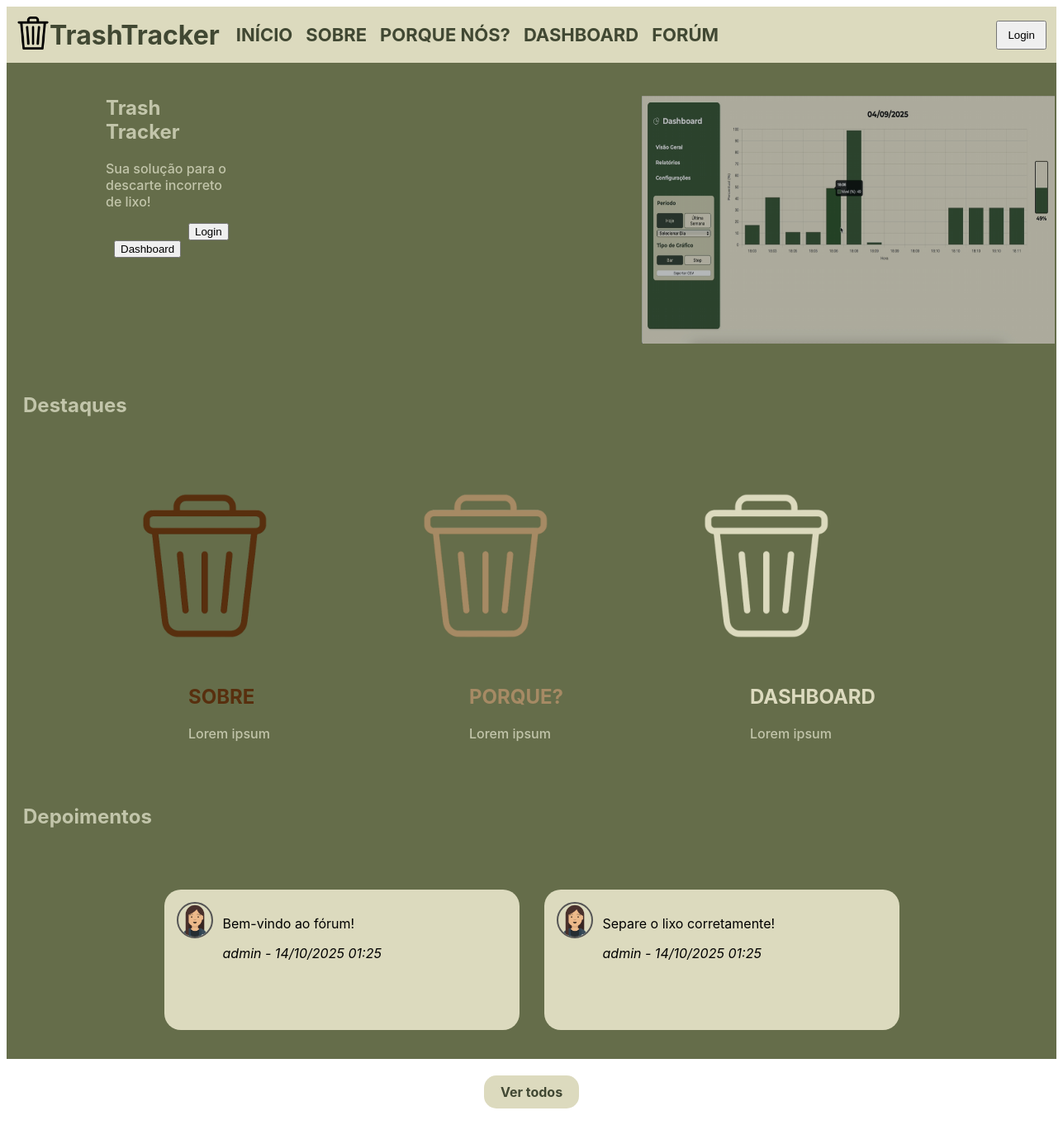
/php/index.php, run on the app's committed database.
### tables this page shows
CREATE TABLE IF NOT EXISTS forum (
    id INT AUTO_INCREMENT PRIMARY KEY,
    titulo VARCHAR(255) NOT NULL,
    conteudo TEXT NOT NULL,
    autor VARCHAR(50) NOT NULL,
    data_criacao TIMESTAMP DEFAULT CURRENT_TIMESTAMP,
    FOREIGN KEY (autor) REFERENCES usuarios(usuario) ON DELETE CASCADE
);

CREATE TABLE IF NOT EXISTS usuarios (
    id INT AUTO_INCREMENT PRIMARY KEY,
    nome VARCHAR(100) NOT NULL,
    usuario VARCHAR(50) UNIQUE NOT NULL,
    email VARCHAR(100) UNIQUE NOT NULL,
    senha VARCHAR(255) NOT NULL,
    tipo ENUM('admin','user') DEFAULT 'user',
    avatar VARCHAR(255) DEFAULT 'avatar1.png'
);

### php/index.php (the view, shortened to what this page needs)
<?php
include 'db.php';
?>
<!DOCTYPE html>
<html lang="pt-br">
<head>
    <link rel="stylesheet" href="../css/index.css">
</head>
<body>
    <header>
        <a href="index.php">
            <img src="../images/trash.png" alt="Logo">
        </a>
        <div class="header-title">
            <h1>TrashTracker</h1>
        </div>
        <div class="header-nav">
            <a href="index.php">INÍCIO</a>
            <a href="sobre.php">SOBRE</a>
            <a href="porque.php">PORQUE NÓS?</a>
            <a href="dashboard.php">DASHBOARD</a>
            <a href="forum.php">FORÚM</a>
        </div>
        <div class="header-user">
        <?php if(isset($_SESSION['usuario'])): ?>
            <img src="avatares/<?php echo htmlspecialchars($_SESSION['avatar']); ?>" alt="Avatar">
            <span>Olá, <?php echo htmlspecialchars($_SESSION['usuario']); ?>!</span>
            <a href="logout.php"><button>Sair</button></a>
        <?php else: ?>
            <a href="login.php"><button>Login</button></a>
        <?php endif; ?>
        </div>
    </header>
    <section class="section-main">
        <div class="section-text">
            <h1 id="titulo-corpo-pagina">Trash Tracker</h1>
            <p>Sua solução para o descarte incorreto de lixo!</p>
            <?php if(!isset($_SESSION['usuario'])): ?>
                <a href="login.php"><button class="btn-login">Login</button></a>
            <?php endif; ?>
            <a href="dashboard.php"><button class="btn-dashboard">Dashboard</button></a>
        </div>
        <img src="../images/dashboard.png" alt="Dashboard">
    </section>
    <section class="section-title">
        <h1>Destaques</h1>
    </section>
    <section class="section-content">
        <div class="content-box sobre">
            <img src="../images/4-semfundo.png" alt="Sobre">
            <h2>SOBRE</h2>
            <p>Lorem ipsum</p>
        </div>
        <div class="content-box porque">
            <img src="../images/1-semfundo.png" alt="Porque">
            <h2>PORQUE?</h2>
            <p>Lorem ipsum</p>
        </div>
        <div class="content-box dashboard-box">
            <img src="../images/2-semfundo.png" alt="Dashboard">
            <h2>DASHBOARD</h2>
            <p>Lorem ipsum</p>
        </div>
    </section>
    <section class="section-title">
        <h1>Depoimentos</h1>
    </section>
    <section class="section-forum">
    <?php
    $sql = "SELECT f.*, u.avatar FROM forum f
            LEFT JOIN usuarios u ON f.autor = u.usuario
            ORDER BY f.data_criacao DESC
            LIMIT 3";
    $result = $conn->query($sql);
    if ($result->num_rows > 0):
        while($row = $result->fetch_assoc()):
            $avatar = $row['avatar'] ?? 'avatar1.png';
    ?>
        <div class="post-card">
            <img src="avatares/<?php echo htmlspecialchars($avatar); ?>" alt="Avatar">
            <div class="post-content">
                <p><?php echo nl2br(htmlspecialchars($row['conteudo'])); ?></p>
                <cite><?php echo htmlspecialchars($row['autor']); ?> - <?php echo date('d/m/Y H:i', strtotime($row['data_criacao'])); ?></cite>
            </div>
        </div>
    <?php
        endwhile;
    else:
        echo "<p class='no-posts'>Ainda não há comentários.</p>";
    endif;
    ?>
    </section>
    <div class="btn-ver-todos">
        <a href="forum.php">Ver todos</a>
    </div>
</body>
</html>

### css/index.css (style rules this page uses)
header { background-color: rgb(220, 218, 190); display: flex; align-items: center; padding: 12px; }
header img { height: 40px; width: 40px; }
.header-title h1 { font-family: Inter; color: rgb(65, 72, 51); margin: 0; }
.header-nav { margin-left: 20px; }
.header-nav a { font-family: Inter; font-size: 22px; font-weight: bold; color: rgb(65,72,51); text-decoration: none; margin-right: 12px; }
.header-user { margin-left: auto; display: flex; align-items: center; gap: 10px; }
.header-user button { padding: 8px 12px; }
.section-main { background-color: rgb(101, 109, 74); padding: 20px; display: flex; height: auto; width: auto; }
.section-main .section-text { margin-left: 100px; }
.section-main h1#titulo-corpo-pagina { font-family: Inter; color: rgb(194, 197, 170); }
.section-main p { font-family: Inter; color: rgb(194, 197, 170); font-weight: 500; }
.section-main img { width: 500px; height: 300px; margin-left: 500px; margin-top: 20px; }
.btn-login { margin-left: 100px; }
.btn-dashboard { margin-left: 10px; }
.section-title { background-color: rgb(101, 109, 74); padding: 20px; color: rgb(194,197,170); }
.section-title h1 { font-family: Inter; }
.section-content { display: flex; background-color: rgb(101, 109, 74); padding: 20px; }
.content-box { margin-left: 100px; }
.content-box img { height: 200px; width: 200px; margin: 20px; }
.content-box h2 { font-family: Inter; margin-left: 100px; }
.content-box.sobre h2 { color: rgb(88, 47, 14); }
.content-box.porque h2 { color: rgb(166, 138, 100); }
.content-box.dashboard-box h2 { color: rgb(220, 218, 190); }
.content-box p { font-family: Inter; color: rgb(194,197,170); font-weight: 500; margin-left: 100px; }
.section-forum { background-color: rgb(101, 109, 74); display: flex; flex-wrap: wrap; justify-content: center; padding: 20px; }
.post-card { background: rgb(220, 218, 190); width: 400px; height: 140px; border-radius: 20px; margin: 15px; padding: 15px; display: flex; gap: 12px; align-items: flex-start; }
.post-card img { width: 40px; height: 40px; border-radius: 50%; object-fit: cover; border: 2px solid #555; }
.post-card .post-content p { font-family: Inter; overflow: hidden; text-overflow: ellipsis; display: -webkit-box; -webkit-line-clamp: 3; -webkit-box-orient: vertical; }
.post-card .post-content cite { font-family: Inter; padding-top: 5px; }
.btn-ver-todos { text-align: center; margin: 20px; }
.btn-ver-todos a { background-color: rgb(220, 218, 190); color: rgb(65, 72, 51); font-family: Inter; font-weight: bold; text-decoration: none; padding: 10px 20px; border-radius: 15px; display: inline-block; }

### data on the page
forum: usuarios.avatar (picture), conteudo "Bem-vindo ao fórum!", autor "admin", data_criacao "14/10/2025 01:25"
forum: usuarios.avatar (picture), conteudo "Separe o lixo corretamente!", autor "admin", data_criacao "14/10/2025 01:25"
